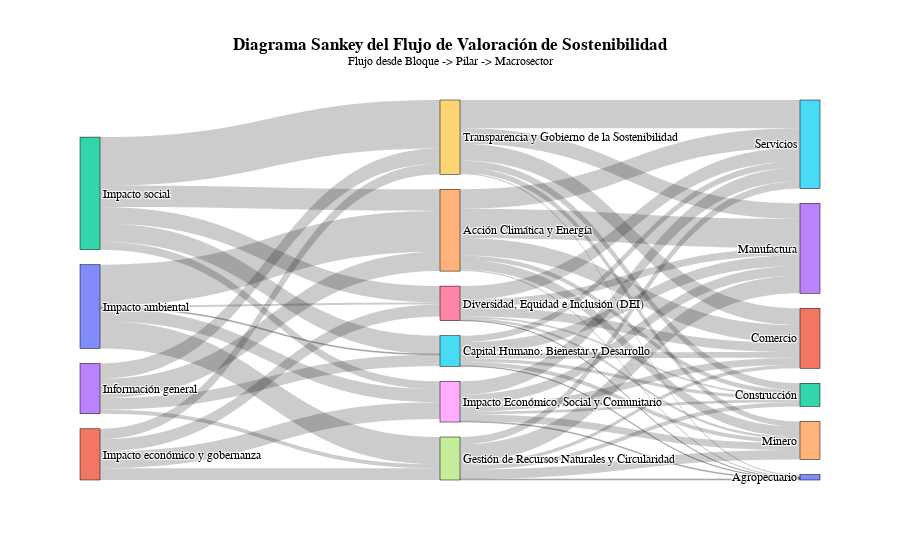

Notebook code cell kept with this figure:
### Markdown cell above
## 7. Diagrama Sankey de Flujo de Valoración

### Code cell
# 1. Preparación de Datos para el Sankey
# Se necesita una lista de flujos: origen (source), destino (target) y valor (value).
# El flujo es: Bloque -> Nombre Pilar -> Macrosector

# Flujo 1: Bloque a Nombre Pilar
flow1 = raw_data.groupby(['Bloque', 'Nombre Pilar'])['valoracionPonderada'].sum().reset_index()
flow1.rename(columns={'Bloque': 'source', 'Nombre Pilar': 'target', 'valoracionPonderada': 'value'}, inplace=True)

# Flujo 2: Nombre Pilar a Macrosector
flow2 = raw_data.groupby(['Nombre Pilar', 'Macrosector'])['valoracionPonderada'].sum().reset_index()
flow2.rename(columns={'Nombre Pilar': 'source', 'Macrosector': 'target', 'valoracionPonderada': 'value'}, inplace=True)

# Combinar ambos flujos en un único DataFrame
sankey_data = pd.concat([flow1, flow2], axis=0)

# Filtrar flujos con valor cero para no saturar el gráfico
sankey_data = sankey_data[sankey_data['value'] > 0]

# Crear una lista única de todos los nodos (orígenes y destinos)
unique_nodes = pd.unique(sankey_data[['source', 'target']].values.ravel('K'))

# Crear un diccionario para mapear cada nodo a un índice numérico
node_mapping = {node: i for i, node in enumerate(unique_nodes)}

# Reemplazar los nombres de los nodos por sus índices en el DataFrame de flujos
sankey_data['source_id'] = sankey_data['source'].map(node_mapping)
sankey_data['target_id'] = sankey_data['target'].map(node_mapping)

# 2. Creación del Gráfico Sankey con Plotly Graph Objects
fig_sankey = go.Figure(data=[go.Sankey(
    node=dict(
      pad=15,
      thickness=20,
      line=dict(color="black", width=0.5),
      label=unique_nodes,
    ),
    link=dict(
      source=sankey_data['source_id'],
      target=sankey_data['target_id'],
      value=sankey_data['value']
  ))])

# 3. Personalización y Estilo del Gráfico
fig_sankey.update_layout(
    title_text="<b>Diagrama Sankey del Flujo de Valoración de Sostenibilidad</b><br><sup>Flujo desde Bloque -> Pilar -> Macrosector</sup>",
    title_x=0.5,
    font=dict(family="Arial, sans-serif", size=12, color="black")
)

fig_sankey.show()
save_chart_as_html(fig_sankey, '07_sankey_diagram_sustainability_flows.html')
# Save as image
fig_sankey.write_image("img/07_sankey_diagram_sustainability_flows.png", width=1000, height=800, scale=2)

### Figure 1 — Plotly figure (JSON) as saved in the notebook; plotly's stock layout.template omitted (floating-point values rounded to 4 significant figures)
{"data": [{"link": {"source": [0, 0, 0, 0, 0, 1, 1, 1, 1, 2, 2, 2, 2, 2, 3, 3, 3, 3, 4, 4, 4, 4, 4, 4, 5, 5, 5, 5, 5, 5, 6, 6, 6, 6, 6, 6, 7, 7, 7, 7, 7, 7, 8, 8, 8, 8, 8, 8, 9, 9, 9, 9, 9, 9], "target": [4, 5, 6, 7, 8, 6, 7, 8, 9, 4, 5, 6, 8, 9, 4, 5, 7, 9, 10, 11, 12, 13, 14, 15, 10, 11, 12, 13, 14, 15, 10, 11, 12, 13, 14, 15, 10, 11, 12, 13, 14, 15, 10, 11, 12, 13, 14, 15, 10, 11, 12, 13, 14, 15], "value": [3931.0, 80.16, 192.0, 2630.0, 1249.0, 1165.0, 1130.0, 1634.0, 1013.0, 2082.0, 1762.0, 1582.0, 759.8, 4674.0, 1873.0, 1112.0, 387.3, 1489.0, 123.8, 1694.0, 434.0, 2829.0, 941.9, 1864.0, 57.14, 541.6, 309.5, 1050.0, 380.4, 615.7, 28.57, 904.8, 156.8, 677.3, 244.6, 1328.0, 95.24, 337.8, 408.0, 1700.0, 916.9, 689.3, 81.95, 683.0, 256.8, 934.2, 671.5, 1298.0, 142.9, 1624.0, 666.7, 1484.0, 523.1, 2735.0]}, "node": {"label": ["Impacto ambiental", "Impacto económico y gobernanza", "Impacto social ", "Información general", "Acción Climática y Energía", "Capital Humano: Bienestar y Desarrollo", "Diversidad, Equidad e Inclusión (DEI)", "Gestión de Recursos Naturales y Circularidad", "Impacto Económico, Social y Comunitario", "Transparencia y Gobierno de la Sostenibilidad", "Agropecuario", "Comercio", "Construcción", "Manufactura", "Minero", "Servicios"], "line": {"color": "black", "width": 0.5}, "pad": 15, "thickness": 20}, "type": "sankey"}], "layout": {"font": {"color": "black", "family": "Arial, sans-serif", "size": 12}, "title": {"text": "<b>Diagrama Sankey del Flujo de Valoración de Sostenibilidad</b><br><sup>Flujo desde Bloque -> Pilar -> Macrosector</sup>", "x": 0.5}}}
